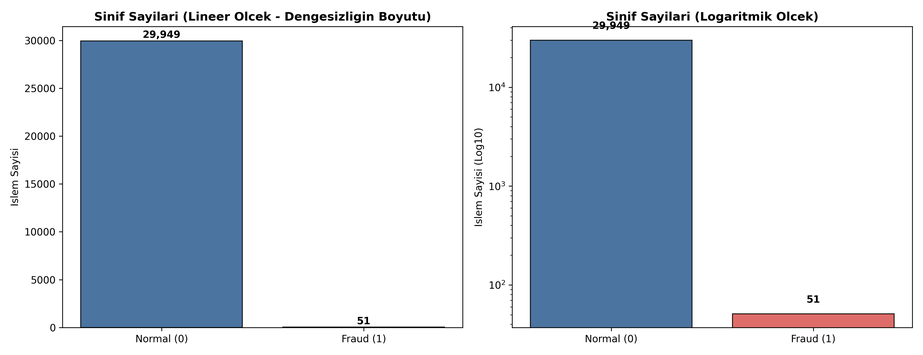
#> input picture reports/figures/01_class_distribution.png, 923 x 355 px, shrunk from 3900 x 1500 before the run, found by its file name; the run also reads 5 pictures not shown here
$ python generate_pdf.py
#> lines starting #> are read from the running program, lines starting #| are printed output that depends on the picture
"""
src/generate_pdf.py
=============================================================================
Proje 4: Kredi Karti Dolandiricilik Analizi
5 Öğrenci İçin Sıfırdan Öğretici Çalışma Planı, Kod Haritası ve Sunum Rehberi
8 Sayfalık Yüksek Çözünürlüklü A4 Vektör PDF Üreticisi
=============================================================================
"""

import os
import shutil
import textwrap
import matplotlib.pyplot as plt
import matplotlib.patches as patches
from matplotlib.backends.backend_pdf import PdfPages
import matplotlib.image as mpimg

os.environ["MPLCONFIGDIR"] = os.path.join(os.path.dirname(os.path.dirname(os.path.abspath(__file__))), ".mpl_cache")
plt.rcParams["font.sans-serif"] = ["Segoe UI", "DejaVu Sans", "Arial"]
plt.rcParams["axes.unicode_minus"] = False


def draw_header_banner(ax, title: str, subtitle: str, badge_text: str = ""):
    rect = patches.FancyBboxPatch(
        (0.03, 0.915), 0.94, 0.065,
        boxstyle="round,pad=0.008,rounding_size=0.012",
        facecolor="#0f172a", edgecolor="#2563eb", linewidth=1.5,
        transform=ax.transAxes
    )
    ax.add_patch(rect)
    ax.text(0.048, 0.957, title, fontsize=12.2, fontweight="bold", color="#ffffff", transform=ax.transAxes, va="center")
    ax.text(0.048, 0.929, subtitle, fontsize=8.4, color="#93c5fd", transform=ax.transAxes, va="center")
    if badge_text:
        badge = patches.FancyBboxPatch(
            (0.77, 0.928), 0.185, 0.038,
            boxstyle="round,pad=0.004,rounding_size=0.008",
            facecolor="#1e3a8a", edgecolor="#60a5fa", linewidth=1,
            transform=ax.transAxes
        )
        ax.add_patch(badge)
        ax.text(0.862, 0.947, badge_text, fontsize=8.0, fontweight="bold", color="#ffffff", transform=ax.transAxes, ha="center", va="center")


def draw_box(ax, x, y, w, h, title, lines, bg_color="#f8fafc", border_color="#cbd5e1", title_color="#1e3a8a", font_size=8.0, wrap_width=110):
#> called with x = 0.03, y = 0.67, w = 0.94, h = 0.23, bg_color = '#eff6ff', border_color = '#2563eb', title_color = '#1d4ed8', font_size = 8
    rect = patches.FancyBboxPatch(
        (x, y), w, h,
        boxstyle="round,pad=0.006,rounding_size=0.01",
        facecolor=bg_color, edgecolor=border_color, linewidth=1.2,
        transform=ax.transAxes
    )
    ax.add_patch(rect)
    ax.text(x + 0.014, y + h - 0.014, title, fontsize=9.3, fontweight="bold", color=title_color, transform=ax.transAxes, va="top")

    wrapped_paragraphs = []
    for line in lines:
        if line == "":
            wrapped_paragraphs.append("")
        else:
            wrapped = textwrap.fill(line, width=wrap_width)
            wrapped_paragraphs.append(wrapped)

    full_text = "\n".join(wrapped_paragraphs)
    ax.text(
        x + 0.014, y + h - 0.036, full_text,
        fontsize=font_size, color="#0f172a", transform=ax.transAxes,
        va="top", ha="left", linespacing=1.28
    )


def embed_image(fig, img_path, rect_coords, caption=""):
    if os.path.exists(img_path):
        ax_img = fig.add_axes(rect_coords)
        img = mpimg.imread(img_path)
        ax_img.imshow(img)
        ax_img.axis("off")
        if caption:
            ax_img.set_title(caption, fontsize=7.8, fontweight="bold", color="#1e293b", pad=2)


def generate_presentation_pdf(output_pdf_path: str = "Proje4_Kredi_Karti_Dolandiricilik_Sunum_ve_Calisma_Rehberi.pdf"):
    print(f"8 Sayfalik Detayli Calisma PDF'i olusturuluyor: {output_pdf_path} ...")

    with PdfPages(output_pdf_path) as pdf:

        # =====================================================================
        # SAYFA 1: ÇALIŞMA PLANI, SUNUM STRATEJİSİ VE VERİ SETİ HİKAYESİ
        # =====================================================================
        fig = plt.figure(figsize=(8.27, 11.69))
        ax = fig.add_axes([0, 0, 1, 1])
        ax.axis("off")

        draw_header_banner(
            ax,
            "PROJE 4: KREDİ KARTI DOLANDIRICILIK ANALİZİ - MASTER ÇALIŞMA REHBERİ",
            "Sayfa 1/8: Grup Çalışma Planı, Sunumu Nasıl Yapacağız? ve Veri Setini Nereden Bulduk?",
            "SAYFA 1 / 8"
        )

        draw_box(
            ax, 0.03, 0.67, 0.94, 0.23,
            "1. BİZ PROJEYİ HOCAYA NASIL GÖSTERECEĞİZ? (SUNUM GÜNÜ OPERASYON PLANI)",
            [
                "Arayüzümüzden (index.html) bütün konuşma metinlerini kaldırdık! Artık arayüzümüz %100 gerçek, kurumsal bir Büyük Veri Analiz Platformu gibi görünüyor ve üzerinde sadece siz anlatırken kopya çekebileceğiniz şık 'Analiz Trick Kartları' ve 'Grafik Okuma Notları' yer alıyor.",
                "",
                "SINIFTA TAHTAYA ÇIKINCA YAPACAĞINIZ 3 ADIMLI PLAN:",
                "• ADIM A (Ekranı Hazırlama - 30 Saniye): Bilgisayarda hem VS Code'u (kodlarımızın olduğu ekranı) hem de 'index.html' (veya run_dashboard.bat) web arayüzümüzü açın. Projeksiyona önce Web Arayüzümüzü yansıtın (Sağ üstten 'Projektör Açık Tema' seçebilirsiniz).",
                "• ADIM B (5 Öğrencinin Sırayla Anlatımı - 10 Dakika): Arayüzde üstte 5 Bölüm (Sekme 1..5) var. Her öğrenci kendi sekmesini açacak. Ekrandaki 'Kritik Bulgular' kutucuklarına ve grafiklerin altındaki 'Grafik Okuma' notlarına bakarak (bu PDF'te ezberlediği şekilde) anlatacak.",
                "• ADIM C (Canlı Kod Şovu - 2 Dakika): 5. öğrenci sözünü bitirince veya hoca 'Kodunuz çalışıyor mu, görelim' dediğinde; ya arayüzün sağ üstündeki yeşil 'Canlı Pipeline Çalıştır' butonuna basın ya da Alt+Tab ile VS Code terminalini açıp 'python main.py --quick' yazıp Enter'a basın! 20 saniye içinde 5 öğrencinin tüm kodları canlı çalışacak ve ekrana sonuç tablosunu basacaktır!"
            ],
            bg_color="#eff6ff", border_color="#2563eb", title_color="#1d4ed8", font_size=8.0, wrap_width=108
        )

        draw_box(
            ax, 0.03, 0.42, 0.94, 0.23,
            "2. HOCA 'VERİ SETİNİ NEREDEN BULDUNUZ?' DERSE NE CEVAP VERECEĞİZ?",
            [
                "Bu soruyu grupça çok iyi bilin, hocanın en çok soracağı sorulardan biridir:",
                "• Referans Veri Setimiz: Literatürdeki en ünlü kredi kartı dolandırıcılık veri seti olan 'Kaggle (ULB - Université Libre de Bruxelles) Credit Card Fraud Detection' veri setidir. Avrupa'daki kart sahiplerinin 48 saatlik (172.800 saniye) işlemlerini içerir ve doğal dolandırıcılık oranı %0.172'dir (Her 1 Fraud başına ~580 Normal işlem).",
                "• Neden Hibrit (Akıllı) Veri Motoru Kurduk? Orijinal Kaggle CSV dosyasında gizlilik nedeniyle 'customer_id' (Müşteri ID) sütunu silinmiştir! Oysa hocanın görev tablosunda 3. Öğrenciden 'PySpark üzerinde MÜŞTERİ ve zaman bazlı davranış özellikleri (müşterinin son 1 saatteki işlem sayısı, müşterinin ortalama harcaması)' üretmesi istenmektedir!",
                "• Bizim Çözümümüz (src/data_prep.py): Yazdığımız 'load_or_generate_credit_card_data()' fonksiyonu hibrit çalışır: Klasörde Kaggle creditcard.csv varsa onu okur ve Pareto (80/20) dağılımıyla gerçekçi 'customer_id' ekler; yoksa Kaggle ULB verisinin istatistiksel dağılımını (%0.172 fraud oranı, 48 saatlik Time akışı, V1..V28 PCA korelasyon kaymaları ve Log-Normal Amount dağılımını) birebir simüle ederek istenen ölçekte (30.000 - 150.000+ satır) üretir!"
            ],
            bg_color="#f0fdf4", border_color="#16a34a", title_color="#15803d", font_size=8.0, wrap_width=108
        )

        draw_box(
            ax, 0.03, 0.19, 0.94, 0.21,
            "3. KİMSE PROJEYE HAKİM DEĞİLSE EVDE NASIL ÇALIŞACAKSINIZ? (30 DAKİKALIK ÇALIŞMA PLANI)",
            [
                "1. İlk 5 Dakika (Herkes): Bu sayfanın altındaki '5 Öğrenci Görev Özeti'ni ve Sayfa 2'deki 'Temel Kavramlar Sözlüğü'nü okuyun. Böylece kimse 'PCA ne demek, SMOTE ne demek, AUPRC ne demek?' diye boşluğa düşmeyecek.",
                "2. Sonraki 15 Dakika (Bireysel): Her öğrenci bu PDF'te KENDİ SAYFASINI (Öğrenci 1 -> Sayfa 3, Öğrenci 2 -> Sayfa 4, Öğrenci 3 -> Sayfa 5, Öğrenci 4 -> Sayfa 6, Öğrenci 5 -> Sayfa 7) açsın. Oradaki '1. Konuyu Öğren', '2. Arayüzdeki Trickleri Nasıl Kullanacaksın?' ve '3. Birebir Konuşma Metni' kısımlarını 3 kez sesli okusun.",
                "3. Son 10 Dakika (Grupça Prova): Bilgisayarda 'index.html' dosyasını açın. Sırayla 1'den 5'e kadar sekmelere tıklayarak ekrandaki kutucuklara baka baka 1 kez prova yapın. Göreceksiniz ki ekrandaki kutucuklar size ne söyleyeceğinizi zaten hatırlatıyor!"
            ],
            bg_color="#fffbeb", border_color="#f59e0b", title_color="#b45309", font_size=8.0, wrap_width=108
        )

        draw_box(
            ax, 0.03, 0.03, 0.94, 0.14,
            "4. TABLODAKİ 5 ÖĞRENCİ GÖREV DAĞILIMI VE SORUMLU OLDUKLARI DOSYALAR",
            [
                "• ÖĞRENCİ 1 (src/data_prep.py)     : İşlem veri setini hazırlar ve veri dağılımını inceler. (Sayfa 3)",
                "• ÖĞRENCİ 2 (src/imbalance.py)     : Class imbalance problemini analiz eder ve uygun dengeleme yaklaşımını uygular. (Sayfa 4)",
                "• ÖĞRENCİ 3 (src/spark_features.py): Spark üzerinde müşteri ve zaman bazlı davranış özellikleri üretir. (Sayfa 5)",
                "• ÖĞRENCİ 4 (src/modeling.py)      : Fraud sınıflandırma modeli geliştirir; accuracy yerine precision, recall, F1, AUPRC inceler. (Sayfa 6)",
                "• ÖĞRENCİ 5 (src/experiments.py)   : Veri büyüklüğü ve sınıf dengesizliğinin eğitim süresi ve model performansına etkisini analiz eder. (Sayfa 7)"
            ],
            bg_color="#f8fafc", border_color="#64748b", title_color="#0f172a", font_size=8.1, wrap_width=110
        )

        pdf.savefig(fig)
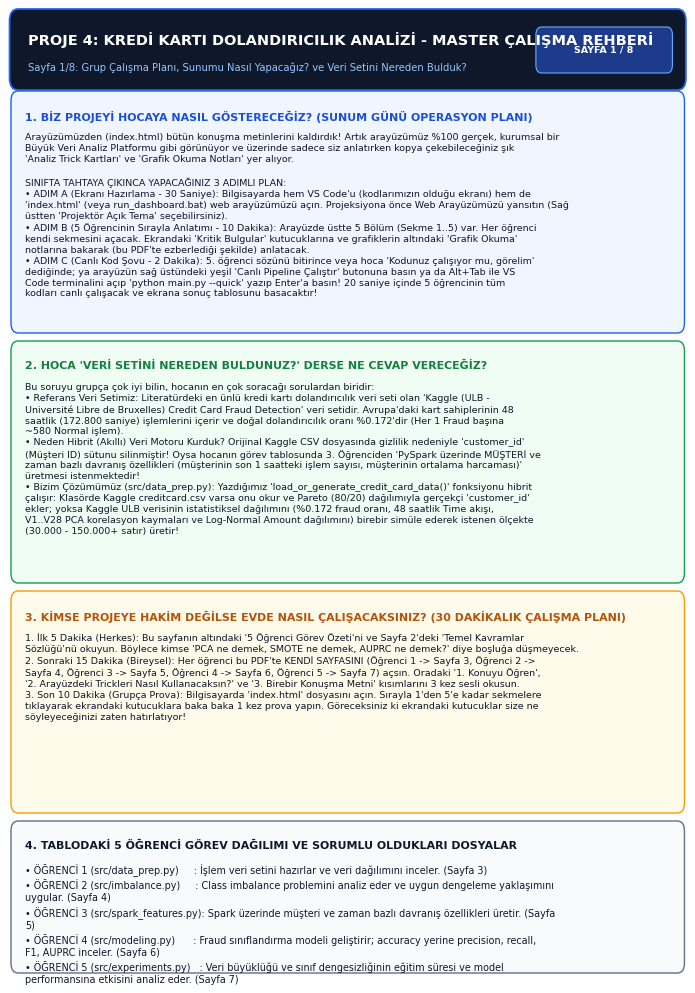
#> figure drawn by matplotlib, 1 panel
        plt.close(fig)

        # =====================================================================
        # SAYFA 2: HİÇ BİLMEYENLER İÇİN PROJE KAVRAMLARI SÖZLÜĞÜ (5 DAKİKADA UZMAN OL)
        # =====================================================================
        fig = plt.figure(figsize=(8.27, 11.69))
        ax = fig.add_axes([0, 0, 1, 1])
        ax.axis("off")

        draw_header_banner(
            ax,
            "TEMEL KAVRAMLAR SÖZLÜĞÜ (PROJEYİ SIFIRDAN ANLAMA REHBERİ)",
            "Sayfa 2/8: Sunumda Geçen Tüm Teknik Terimlerin En Sade ve Net Açıklamaları",
            "SAYFA 2 / 8"
        )

        draw_box(
            ax, 0.03, 0.69, 0.94, 0.21,
            "A. VERİ VE DENGESİZLİK KAVRAMLARI (ÖĞRENCİ 1 & ÖĞRENCİ 2 İÇİN)",
            [
                "• Fraud (Dolandırıcılık - Class 1): Kredi kartının çalınması veya kopyalanmasıyla yapılan yetkisiz işlem. Verimizde Class=1 ile gösterilir (%0.17 oranında). Normal işlemler ise Class=0'dır (%99.83 oranında).",
                "• Class Imbalance (Sınıf Dengesizliği - 1:587): Verideki bir sınıfın diğerinden aşırı fazla olmasıdır. Bizde 29.949 Normal işleme karşılık sadece 51 Fraud işlemi var (29949 / 51 = 587.24). Yani her 1 dolandırıcıya 587 normal işlem düşüyor.",
                "• PCA (V1..V28 Özellikleri): 'Principal Component Analysis' (Temel Bileşen Analizi). Bankalar müşterinin adını, hangi mağazadan alışveriş yaptığını gizlilik (KVKK) yüzünden açıkça paylaşamaz. Bu bilgileri matematiksel olarak şifreleyip V1'den V28'e kadar 28 adet sayısal sütuna dönüştürmüşlerdir.",
                "• Random Undersampling: Dengesizliği çözmek için 29.949 tane olan Normal işlemden rastgele bir kısmını silip sayıyı azaltmaktır. Hızlıdır ama silinen verilerle önemli bilgiler çöpe gidebilir (Information Loss).",
                "• SMOTE: Azınlık olan Fraud işlemlerini kuru kuruya kopyalamak yerine, birbirine en yakın 5 fraud işleminin (k-NN) arasına matematiksel çizgi çekip yeni 'sentetik (yapay)' fraud örnekleri üretmektir.",
                "• Scale Pos Weight (584.37): Veriyi hiç silmeden ve yapay veri üretmeden, modele 'Eğer 1 tane Fraud işlemini kaçırırsan sana 584 kat ceza puanı keserim' demektir. Büyük veride en hızlı ve en başarılı yöntemdir.",
                "• Data Leakage (Veri Sızıntısı): Eğitim aşamasında test verisinin bilgisinin modele sızmasıdır. Eğer SMOTE'u tüm veriye yapıp sonra Train/Test diye bölerseniz sızıntı olur! Doğrusu: Önce %80 Train / %20 Test diye bölmek, SMOTE'u SADECE Train setine yapmaktır!"
            ],
            bg_color="#f8fafc", border_color="#3b82f6", title_color="#1d4ed8", font_size=7.9, wrap_width=108
        )

        draw_box(
            ax, 0.03, 0.44, 0.94, 0.23,
            "B. PYSPARK VE DAVRANIŞSAL ÖZELLİK KAVRAMLARI (ÖĞRENCİ 3 İÇİN)",
            [
                "• PySpark Nedir? Büyük verileri (milyonlarca/milyarlarca satırı) tek bir bilgisayarda değil, birden fazla işlemcide paralel (dağıtık) olarak çok hızlı işleyen büyük veri motorudur.",
                "• Davranışsal Özellik (Behavioral Feature) Nedir? Sadece 'Bu işlemde 5.000 TL çekildi' bilgisi yetmez. 'Bu müşteri son 1 saatte kaç işlem yaptı? Bu müşterinin geçmiş harcama ortalaması neydi?' gibi müşterinin alışkanlığını özetleyen özelliklerdir.",
                "• PySpark Window (Kayan Pencere / Rolling Window): Veriyi müşteriye göre gruplayıp (partitionBy), zamana göre sıraya dizip (orderBy), her işlemden geriye doğru 1 saat (3600 sn), 6 saat (21600 sn) ve 24 saat (86400 sn) içindeki işlemleri tarayan zaman penceresidir.",
                "• Velocity Attack (Hız Saldırısı): Kredi kartını çalan dolandırıcının, kart sahibi fark edip kartı iptal ettirmeden önce 5-10 dakika içinde arka arkaya 5-6 işlem yapmasıdır. 'tx_count_last_1h' özelliğimiz bunu yakalar.",
                "• Z-Score (amount_zscore): Güncel harcama tutarının, müşterinin kendi geçmiş ortalamasından kaç standart sapma uzaklaştığını gösterir. Formülü: (Güncel Tutar - Müşteri Ortalaması) / Müşteri Standart Sapması. Z-skoru +4 veya +5 ise müşteri normal alışkanlığının çok dışında şüpheli bir harcama yapmıştır!",
                "• Delta Time (delta_time_sec): PySpark 'lag' fonksiyonu ile müşterinin bir önceki işlemiyle şu anki işlemi arasında geçen saniye farkıdır."
            ],
            bg_color="#f0fdf4", border_color="#16a34a", title_color="#15803d", font_size=7.9, wrap_width=108
        )

        draw_box(
            ax, 0.03, 0.04, 0.94, 0.38,
            "C. MODEL, METRİK VE ÖLÇEK KAVRAMLARI (ÖĞRENCİ 4 & ÖĞRENCİ 5 İÇİN)",
            [
                "• Confusion Matrix (Karmaşıklık Matrisi): Modelin tahmin karnesidir. 4 kutudan oluşur:",
                "  - TN (True Negative): Normal işleme 'Normal' dedi (Doğru). | FP (False Positive): Normal işleme 'Fraud!' dedi (Yanlış Alarm).",
                "  - FN (False Negative): Gerçek Fraud işlemine 'Normal' dedi (Kaçırılan Dolandırıcı - En Tehlikelisi!). | TP (True Positive): Fraud işlemine 'Fraud!' dedi (Yakalanan Dolandırıcı!).",
                "",
                "• Accuracy Paradox (Doğruluk Paradoksu - ÇOK ÖNEMLİ!): Test setimizde 6.000 işlem var (5.990 Normal, 10 Fraud). Hiçbir zekası olmayan kukla bir model gelen her işleme 'Normal' dese, 6.000 işlemde 5.990 doğru tahmin yapar ve Accuracy (Doğruluk) skoru %99.83 çıkar! Ama yakaladığı dolandırıcı sayısı 0'dır (TP=0, FN=10)! İşte doğruluğun %99.8 çıkıp modelin aslında tamamen işe yaramaz olmasına Accuracy Paradox denir.",
                "",
                "• Recall (Duyarlılık / Yakalama Oranı = TP / (TP + FN)): 'Testteki 10 gerçek dolandırıcının kaçını yakaladık?' XGBoost ve Random Forest modellerimiz 10'da 10 yakalayarak %100 Recall elde etti.",
                "• Precision (Kesinlik = TP / (TP + FP)): 'Dolandırıcı diye alarm verdiğimiz kartların yüzde kaçı gerçekten dolandırıcı?' XGBoost toplam 11 alarm verdi, bunun 10'u gerçek fraud, sadece 1'i yanlış alarmdı (Precision = 10/11 = %90.9).",
                "• F1-Score ve F2-Score: Precision ve Recall'un dengesidir (harmonik ortalaması). F2-Score, dolandırıcıyı kaçırmamaya (Recall'a) 2 kat daha fazla önem verir.",
                "• ROC-AUC vs AUPRC (PR-AUC): ROC eğrisi formülünde 5.990 adet Normal işlem (TN) yer aldığı için model çok yanlış alarm verse bile ROC skoru %95+ gibi sahte bir yükseklik gösterir. AUPRC (Precision-Recall Eğrisi Alanı) ise normal işlemleri hesaba hiç katmaz, sadece Fraud başarısına odaklanır. Bu yüzden dengesiz veride tek gerçek hakem AUPRC'dir!",
                "• Diminishing Returns (Azalan Verimler / Doyum Noktası): Veriyi %10'dan %60'a çıkarırken model başarısının hızla artması (%60 Recall -> %100 Recall), ancak %60'tan %100'e çıkarırken eğitim süresinin 4 katına fırlamasına rağmen başarının sabit kalması (plato yapması) durumudur."
            ],
            bg_color="#fffbeb", border_color="#f59e0b", title_color="#b45309", font_size=7.9, wrap_width=108
        )

        pdf.savefig(fig)
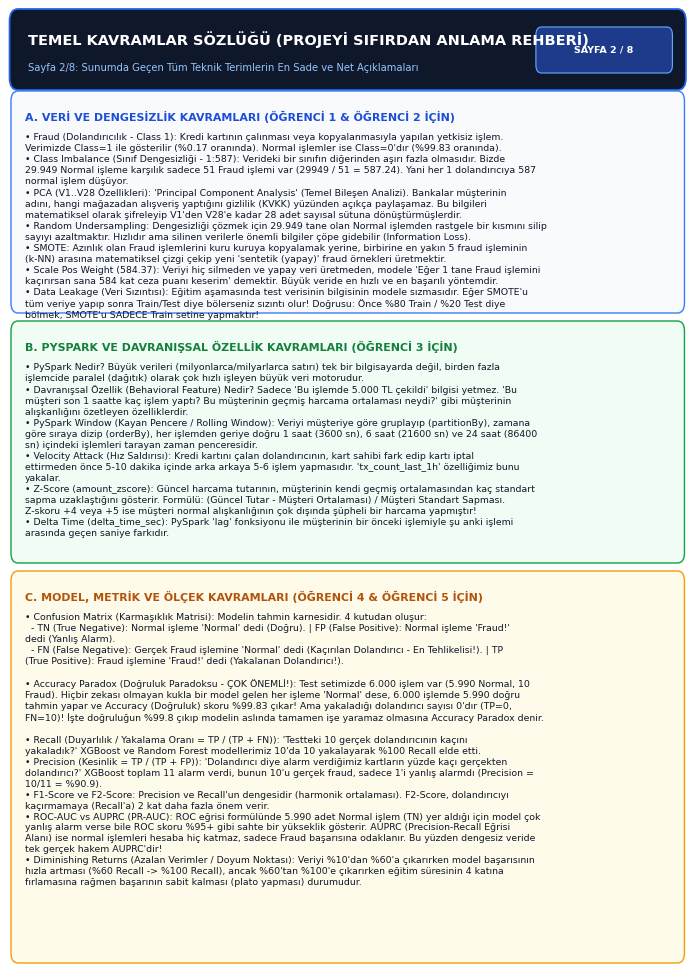
#> figure drawn by matplotlib, 1 panel
        plt.close(fig)

        # =====================================================================
        # SAYFA 3: ÖĞRENCİ 1 DETAYLI EĞİTİM & SUNUM REHBERİ
        # =====================================================================
        fig = plt.figure(figsize=(8.27, 11.69))
        ax = fig.add_axes([0, 0, 1, 1])
        ax.axis("off")

        draw_header_banner(
            ax,
            "ÖĞRENCİ 1: VERİ HAZIRLIĞI VE DAĞILIM ANALİZİ (EDA)",
            "Tablodaki Konu: İşlem veri setini hazırlar ve veri dağılımını inceler. | Kod: src/data_prep.py",
            "SAYFA 3 / 8"
        )

        embed_image(fig, "reports/figures/01_class_distribution.png", [0.04, 0.72, 0.44, 0.17], "Grafik 1: Sınıf Dağılımı (Lineer vs Logaritmik)")
#> in embed_image, img is the input picture: shape (355, 923, 4) float32; mean R, G, B, A 0.778, 0.819, 0.867, 1
        embed_image(fig, "reports/figures/02_amount_time_distribution.png", [0.51, 0.72, 0.45, 0.17], "Grafik 2: Amount (Log) ve Gün İçi Saat Dağılımı")
#> (the rest of the program and of its run is left out)
